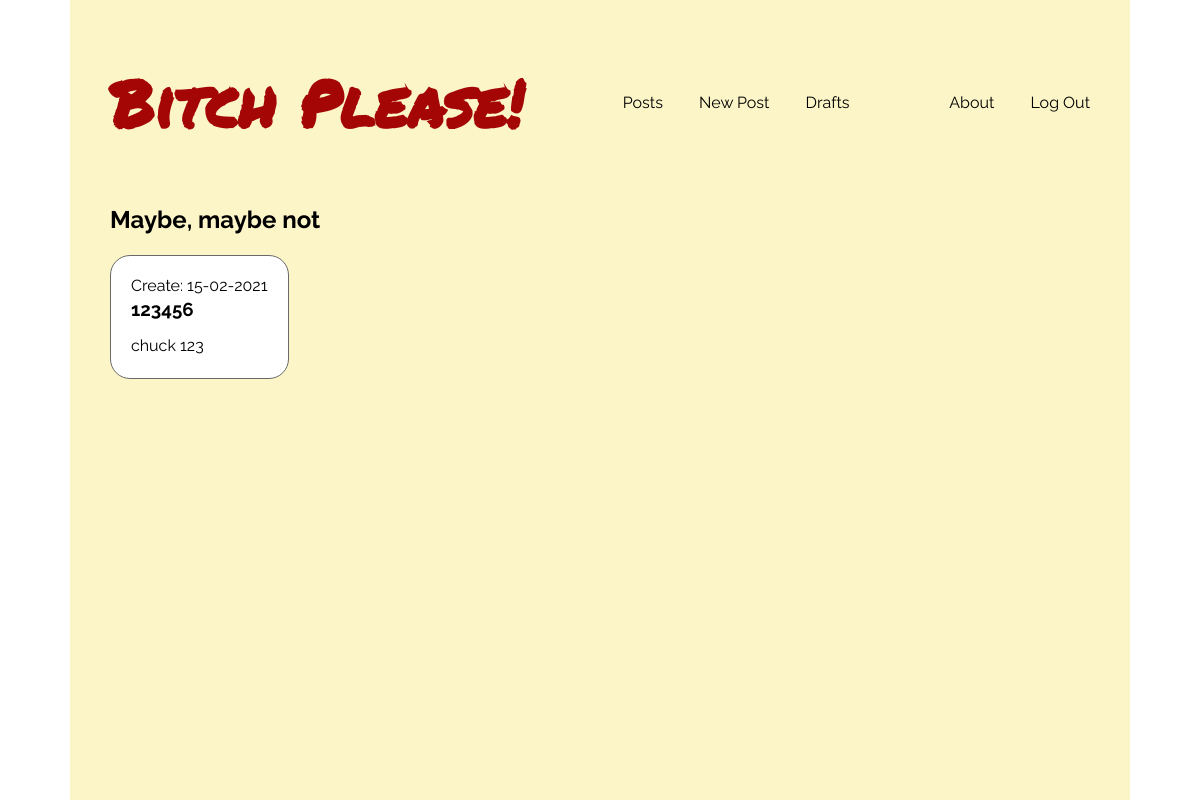
Before: /drafts/ (signed in) with the older database file.
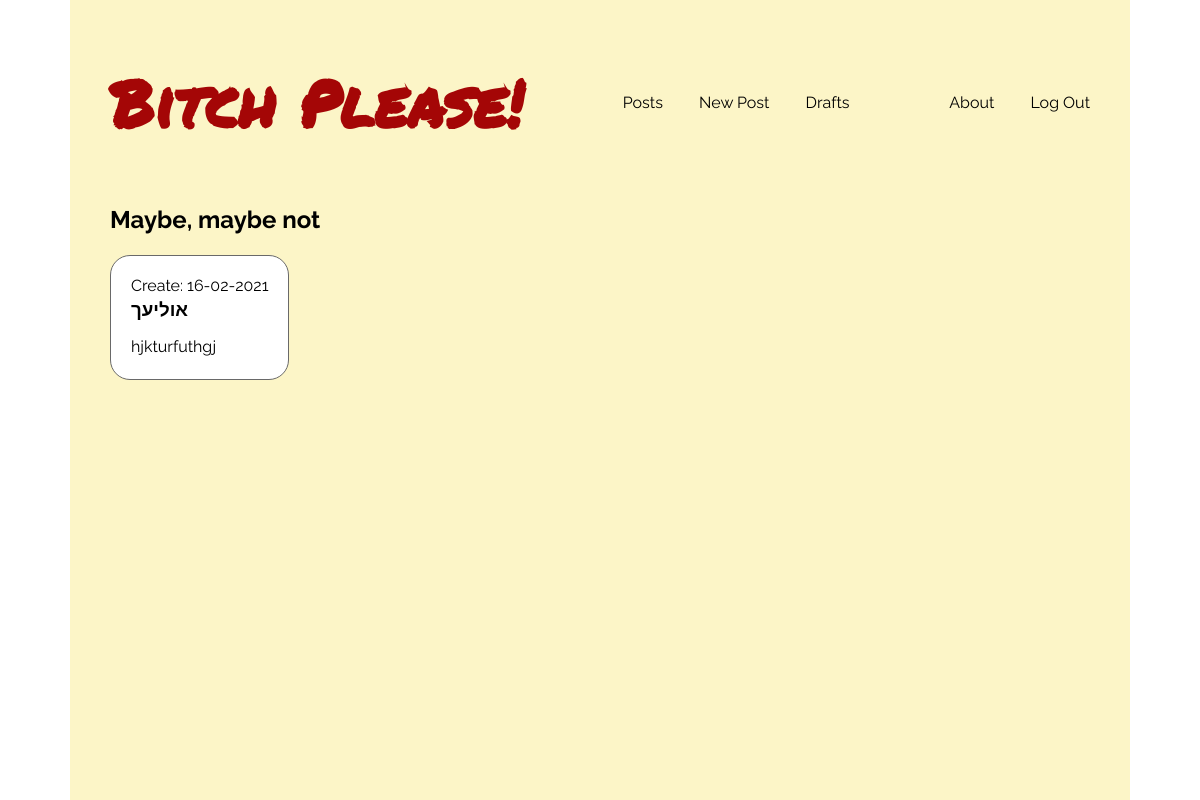
After: the same page with the newer database file.
### blog/models.py (models this page shows, shortened)
class Post(models.Model):
    author = models.ForeignKey('auth.User', on_delete=models.CASCADE)
    title = models.CharField(max_length=200)
    text = models.TextField()
    created_date = models.DateTimeField(default=timezone.now)
    published_date = models.DateTimeField(blank = True, null = True)

### blog/views.py (the view)
# urls.py: path('drafts/', views.DraftListView.as_view(), name='post_draft_list'),
class DraftListView(LoginRequiredMixin, ListView):
    login_url = '/login/'
    redirect_field_name = 'blog/post_list.html'
    template_name = 'blog/post_draft_list.html'
    model = Post
    def get_queryset(self):
        return Post.objects.filter(published_date__isnull=True).order_by('created_date')

### blog/templates/blog/post_draft_list.html
{% extends "base.html" %}
{% block content %}
    <section class="container loader">
        <h2>Maybe, maybe not</h2>
        <div class="flex">
            {% for post in post_list %}
            <div class="post-card">
                <p>Create: {{ post.created_date|date:'d-m-Y' }}</p>
                <h3><a href="{% url 'blog:post_detail' pk=post.pk %}">{{ post.title }}</a></h3>
                <p>{{ post.text|safe|truncatechars:200 }}</p>
            </div>
            {% endfor %}
            </div>
    </section>
{% endblock %}

Changed rows visible on the page:
no longer on this page (row edited): Post: created_date "15-02-2021", title "123456", text "chuck 123"
added Post: created_date "16-02-2021", title "אוליעך", text "hjkturfuthgj"
